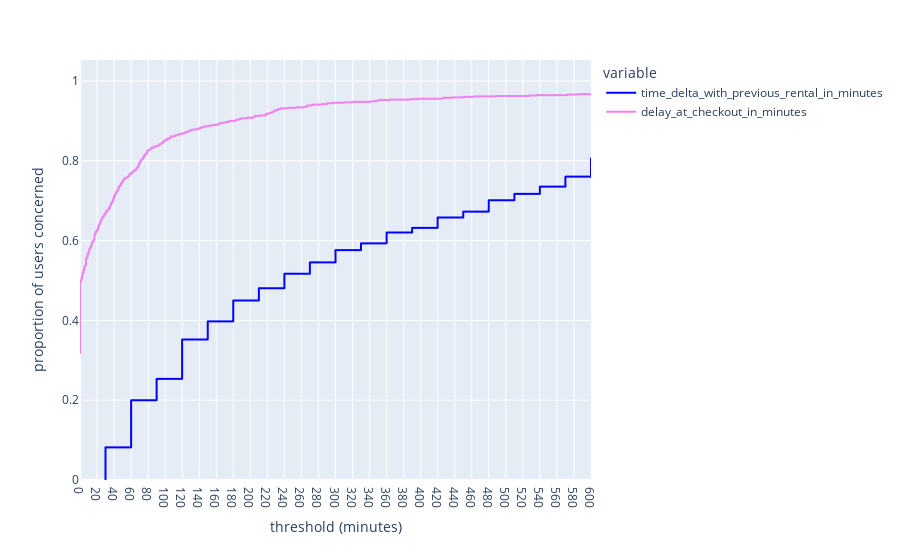

This figure's notebook cell:
### Code cell
fig = px.ecdf(data_ecdf[data_ecdf['checkin_type']=='mobile'], x=["time_delta_with_previous_rental_in_minutes", "delay_at_checkout_in_minutes"],range_x=(0, 600),color_discrete_sequence=[ "blue", "violet"])                                                                                                                                                                                                                            
fig.update_xaxes(title_text='threshold (minutes)', nticks=50) 
fig.update_yaxes(title_text='proportion of users concerned') 
fig.show()
print("Nous constatons 48% de la population rendent leur voiture à temps et le seuil mininimal de retard est de 30 minutes où on arrive régler la situation." 
"Le retard de retour impacte le delai de reprise d'une manière proportionnelle et le retard s'accumule graduellement sur la journée à partir de 30 minutes.Il serait envisageable de réduire le seuil pour minimal pour le connect")

### Figure 1 — Plotly figure (JSON) as saved in the notebook; plotly's stock layout.template omitted (floating-point values rounded to 4 significant figures; data arrays with more than 128 entries replaced by an {"elided": "..."} marker saying what was removed)
{"data": [{"hovertemplate": "variable=time_delta_with_previous_rental_in_minutes<br>value=%{x}<br>probability=%{y}<extra></extra>", "legendgroup": "time_delta_with_previous_rental_in_minutes", "line": {"dash": "solid", "shape": "hv"}, "marker": {"color": "blue", "symbol": "circle"}, "mode": "lines", "name": "time_delta_with_previous_rental_in_minutes", "showlegend": true, "type": "scattergl", "x": {"elided": "880 int values"}, "xaxis": "x", "y": {"elided": "880 float values"}, "yaxis": "y"}, {"hovertemplate": "variable=delay_at_checkout_in_minutes<br>value=%{x}<br>probability=%{y}<extra></extra>", "legendgroup": "delay_at_checkout_in_minutes", "line": {"dash": "solid", "shape": "hv"}, "marker": {"color": "violet", "symbol": "circle"}, "mode": "lines", "name": "delay_at_checkout_in_minutes", "showlegend": true, "type": "scattergl", "x": {"elided": "880 int values"}, "xaxis": "x", "y": {"elided": "880 float values"}, "yaxis": "y"}], "layout": {"legend": {"title": {"text": "variable"}, "tracegroupgap": 0}, "margin": {"t": 60}, "xaxis": {"anchor": "y", "domain": [0, 1], "nticks": 50, "range": [0, 600], "title": {"text": "threshold (minutes)"}}, "yaxis": {"anchor": "x", "domain": [0, 1], "rangemode": "tozero", "title": {"text": "proportion of users concerned"}}}}
